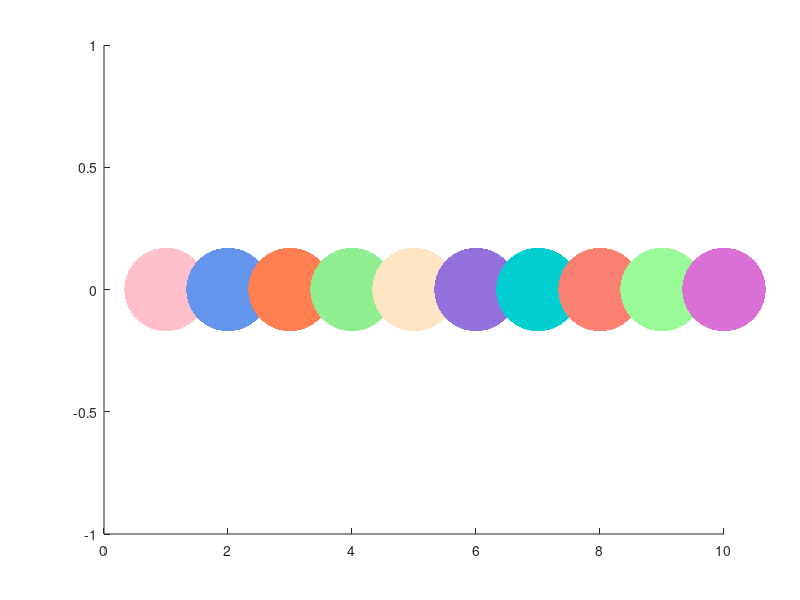

Here is the MATLAB script that generated this plot: (Note: this script raises an error after producing the figure.)
%% setup
addpath(genpath('./utils/'));
addpath(genpath('./func/'));
pastelPalette = [ ...
    0.8941, 0.4471, 0.2471;  % Pastel Red
    0.3686, 0.6118, 0.8275;  % Pastel Blue
    0.4314, 0.8039, 0.6314;  % Pastel Green
    0.9569, 0.7608, 0.5176;  % Pastel Yellow
    0.8157, 0.5412, 0.7647;  % Pastel Purple
    1.0000, 0.6471, 0.5098;  % Pastel Orange
    ];
OKeeffe = [
    255, 192, 203;  % Pink (Pale Violet Red)
    100, 149, 237;  % Cornflower Blue
    255, 127, 80;   % Coral
    144, 238, 144;  % Light Green (Pale Green)
    255, 228, 196;  % Bisque
    147, 112, 219;  % Medium Purple
    0, 206, 209;    % Dark Turquoise
    250, 128, 114;  % Salmon
    152, 251, 152;  % Pale Green (Light Green)
    218, 112, 214;  % Orchid
    ]/255;
h = figure;
hold on;
for i = 1:size(OKeeffe,1)
    plot(i, 0, '.', 'Color', OKeeffe(i,:), 'MarkerSize',180);
end
mysavefig(h, 'Colorspace', gnrloutdir, 14, [8,3], 0);
close(h);

if gpuDeviceCount > 0
    gpuparallel = 1;
else
    error("Implementing this code requires GPU");
end